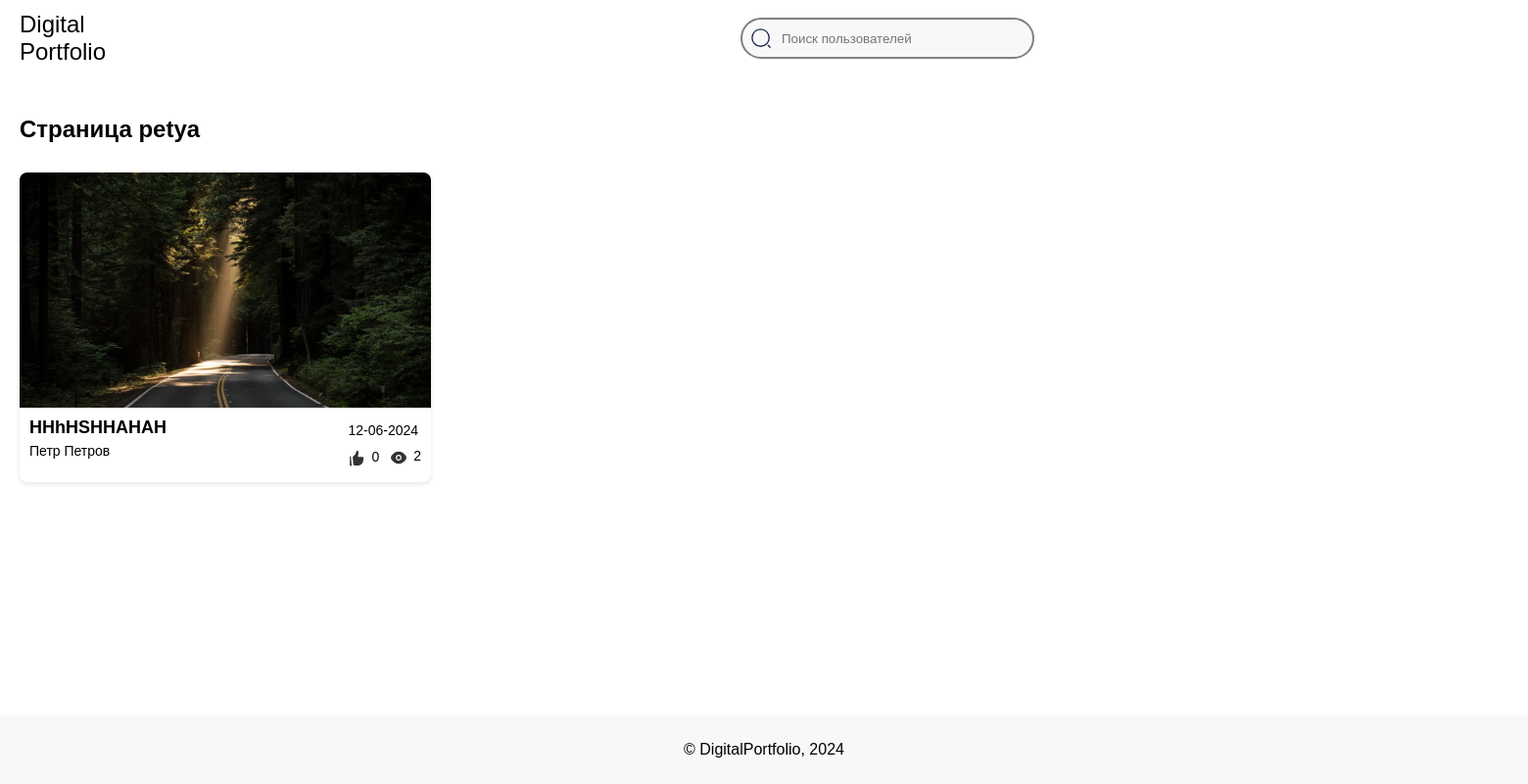
Page /petya/ on the earlier database version.
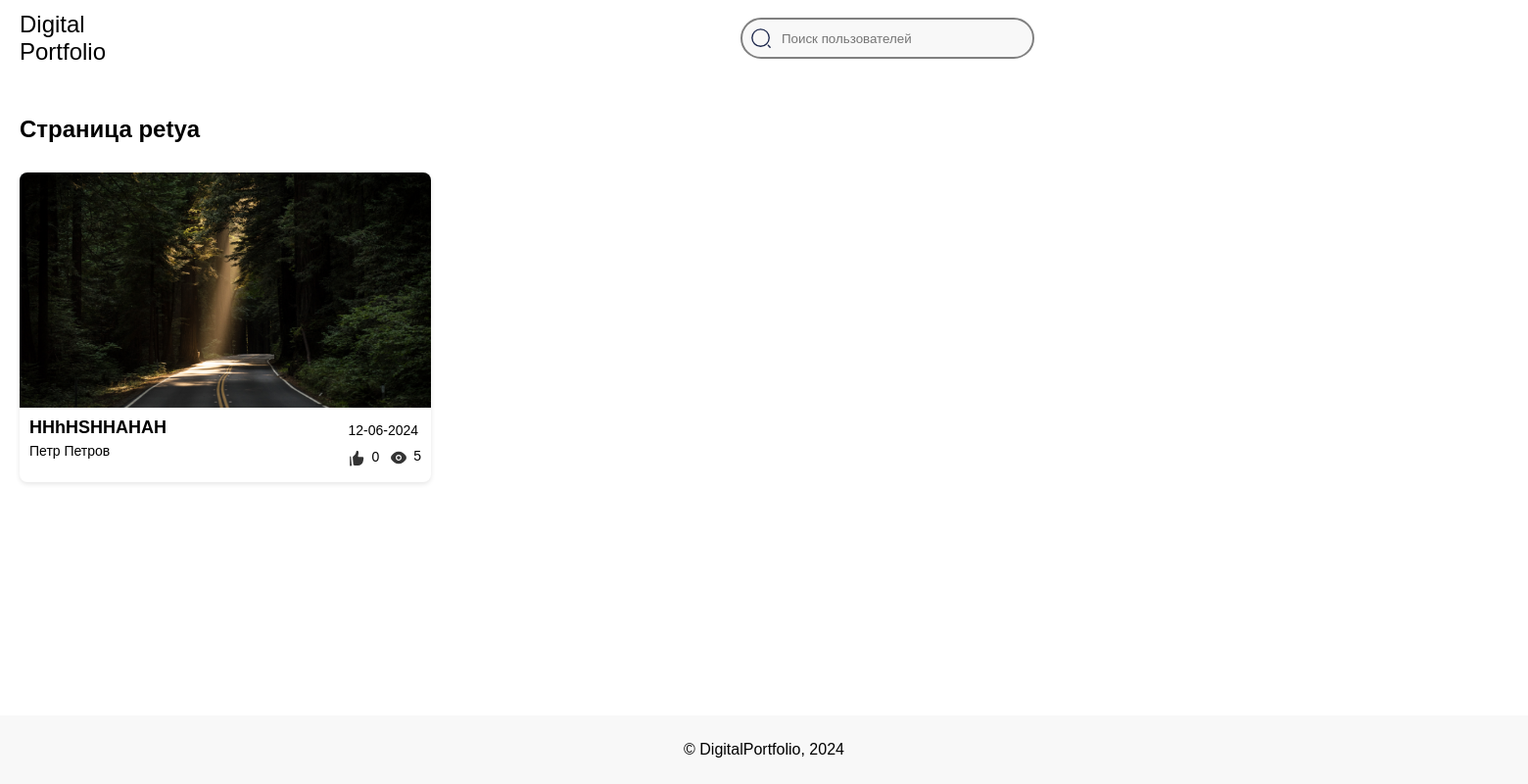
Same page on the later database version.
### main/models.py (models this page shows, shortened)
class Achievements(models.Model):
    title = models.CharField(max_length=50)
    preview = models.ImageField(
        null=True,
        validators=[
            FileExtensionValidator(allowed_extensions=['jpg', 'jpeg', 'png']),
        ]
    )
    file = models.FileField(
        validators=[
            FileExtensionValidator(allowed_extensions=['jpg', 'jpeg', 'png', 'pdf', 'ogg', 'mp3']),
        ]
    )
    pub_date = models.DateTimeField(auto_now_add=True)
    description = models.CharField(max_length=500, null=True)
    likes = models.IntegerField(default=0)
    views = models.IntegerField(default=0)
    liked_by = models.ManyToManyField(User, related_name='liked_achievements', blank=True)
    author = models.ForeignKey(
        User,
        on_delete=models.CASCADE,
        null=True,
    )
    objects = models.Manager()
    def formatted_likes(self):
        return format_number_with_suffix(self.likes)
    def formatted_views(self):
        return format_number_with_suffix(self.views)
    class Meta:
        verbose_name = 'Achievement'
        verbose_name_plural = 'Achievements'

### main/views.py (the view)
# urls.py: path('<slug:slug>/', UserProfileDetailView.as_view(), name='user-detail'),
class UserProfileDetailView(DetailView):
    model = Profile
    template_name = 'main/about.html'
    context_object_name = 'profile'
    slug_field = 'slug'
    slug_url_kwarg = 'slug'
    def get(self, request, *args, **kwargs):
        query = request.GET.get('q')
        if query:
            try:
                user = User.objects.get(username=query)
                return redirect(reverse('user-detail', kwargs={'slug': slugify(user.username)}))
            except Exception:
                pass
        return super().get(request, *args, **kwargs)
    def get_context_data(self, **kwargs):
        context = super().get_context_data(**kwargs)
        profile = self.get_object()
        context['achievements'] = Achievements.objects.filter(author=profile.user)
        return context

### main/models.py (called while the page is built)
def format_number_with_suffix(value):
    if value >= 1000:
        return f"{value // 1000}k"
    else:
        return str(value)

### main/templates/main/about.html (shortened to what this page needs)
{% load static %}
<!DOCTYPE html>
<html lang="en">
<head>
    <link rel="stylesheet" href="{% static 'main/css/about.css' %}">
</head>
<body>
<header>
    <a href="{% url 'redirect-home' pk=request.user.id %}" class="logo">
        <p>Digital</p>
        <p>Portfolio</p>
    </a>
    <div class="search-bar">
        <form method="get">
            <div class="input-group">
                <input type="text" name="q" placeholder="Поиск пользователей">
            </div>
        </form>
    </div>
</header>
<main>
    <h1>Страница {{ profile.user.username }}</h1>
    {% if profile.is_private == False or request.user == profile.user %}
    <div class="cards-container">
        {% for ach in achievements %}
        <div class="card" data-achievement-id="{{ ach.id }}">
            <a href="{% url 'increment-views' ach.id %}">
                <img class="ach-image" src="{{ ach.preview.url }}" alt="...">
            </a>
            <div class="details">
                <div>
                    <h2>{{ ach.title }}</h2>
                    <p>{{ profile.user.first_name }} {{ profile.user.last_name }}</p>
                </div>
                <div>
                    <p>{{ ach.pub_date|date:"d-m-Y" }}</p>
                    <div class="statistic">
                        <p class="likes">
                            <img src="{% static 'main/img/Like.svg' %}" width="19" height="19">
                            <span class="likes-count">{{ ach.formatted_likes }}</span>
                        </p>
                        <p class="views">
                            <img src="{% static 'main/img/Eye.svg' %}" width="20" height="20">
                            {{ ach.formatted_views }}
                        </p>
                    </div>
                </div>
            </div>
        </div>
        {% endfor %}
    </div>
    {% else %}
    <div class="closed">
        <img src="{% static 'main/img/Lock.png' %}" width="400" height="400">
        <p> Это закрытый профиль</p>
    </div>
    {% endif %}
</main>
<footer>
    <p>© DigitalPortfolio, 2024</p>
</footer>
</body>
</html>

Differences in the rows shown:
changed Achievements "HHhHSHHAHAH": formatted_views "2" → "5"
